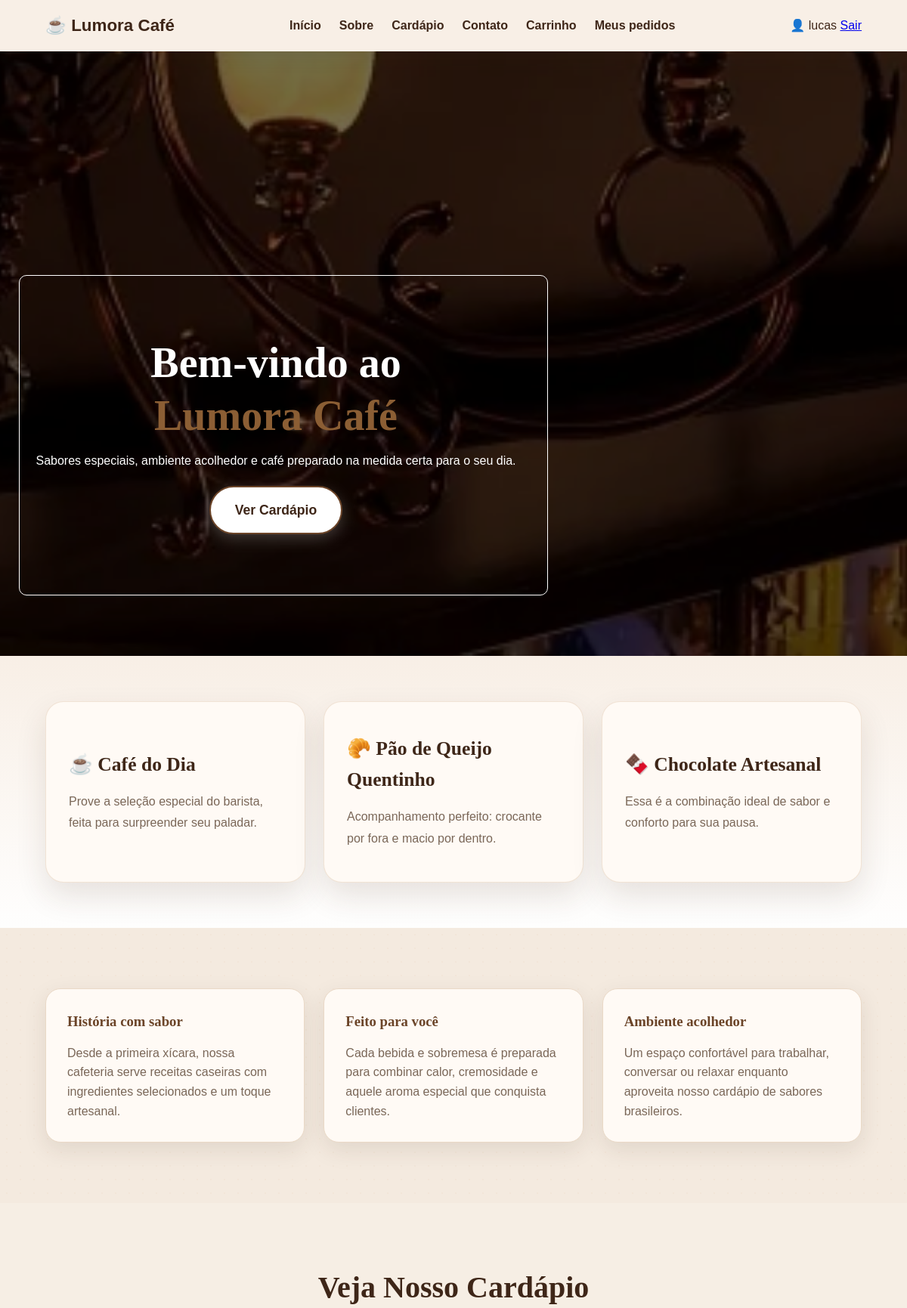
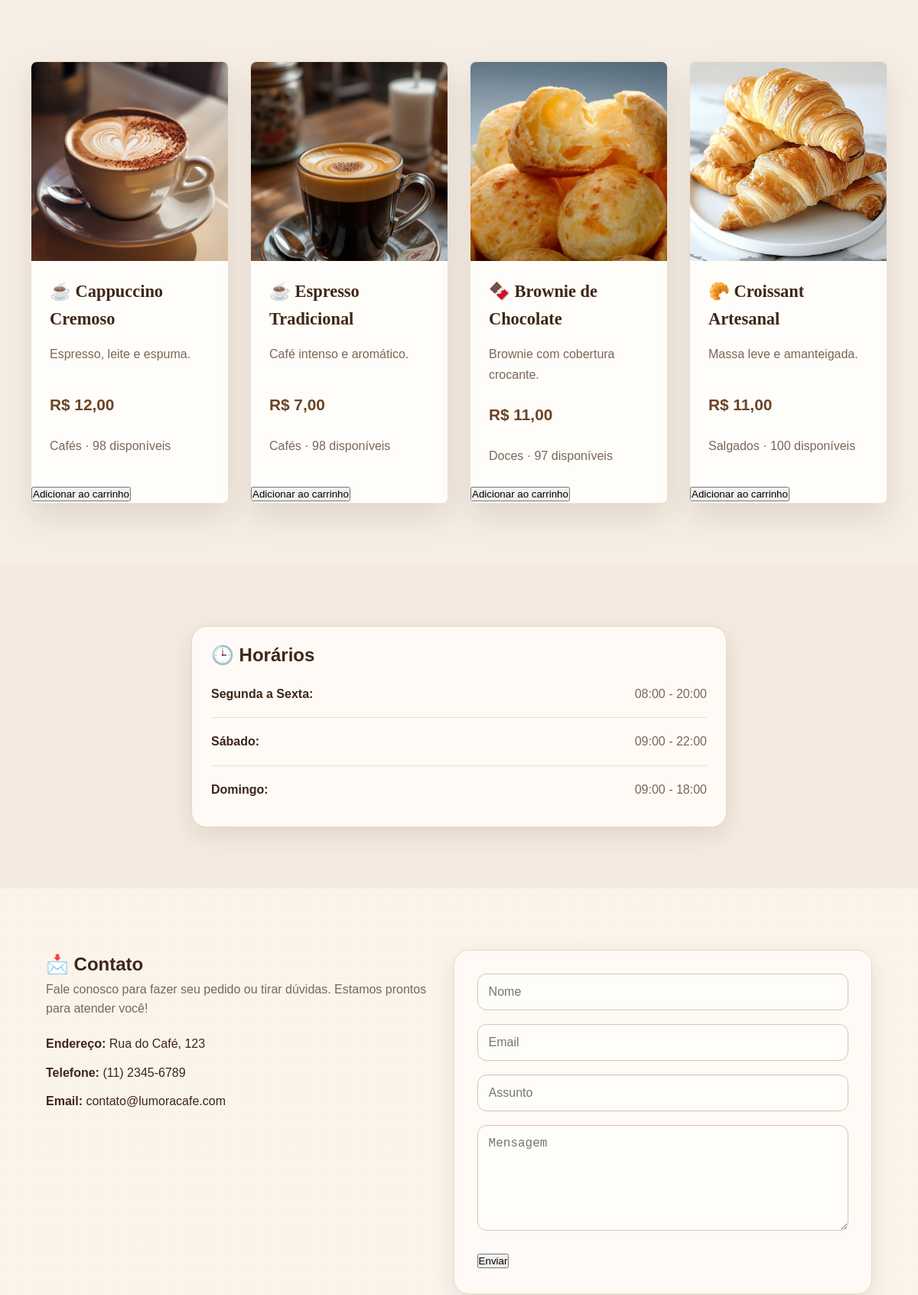
/ (signed in, upper part), run on the app's committed database (2 pictures, top to bottom).
### tables this page shows
CREATE TABLE `usuarios` (
  `id` int(11) NOT NULL,
  `nome` varchar(100) NOT NULL,
  `email` varchar(150) NOT NULL,
  `senha` varchar(255) NOT NULL,
  `role` enum('user','admin') NOT NULL DEFAULT 'user',
  `criado_em` timestamp NOT NULL DEFAULT current_timestamp()
);

CREATE TABLE `produtos` (
  `id` int(11) NOT NULL,
  `nome` varchar(150) NOT NULL,
  `descricao` text DEFAULT NULL,
  `preco` decimal(10,2) NOT NULL,
  `imagem` varchar(255) DEFAULT NULL,
  `icone` varchar(10) DEFAULT NULL,
  `estoque` int(11) NOT NULL DEFAULT 0,
  `categoria` varchar(60) NOT NULL DEFAULT 'Cafés',
  `ativo` tinyint(1) NOT NULL DEFAULT 1,
  `criado_em` timestamp NOT NULL DEFAULT current_timestamp()
);

### bootstrap.php (called while the page is built, shortened)
<?php
function h($value): string { return htmlspecialchars((string)$value, ENT_QUOTES | ENT_SUBSTITUTE, 'UTF-8'); }
function current_user(mysqli $conn): ?array {
    $id = (int)($_SESSION['user_id'] ?? 0);
    $stmt = $conn->prepare('SELECT id, nome, email, role FROM usuarios WHERE id = ?');
    $stmt->bind_param('i', $id); $stmt->execute();
    return $stmt->get_result()->fetch_assoc() ?: null;
}
function require_user(mysqli $conn): array {
    $user = current_user($conn);
    return $user;
}
function money($amount): string { return 'R$ ' . number_format((float)$amount, 2, ',', '.'); }

### index.php (the view, shortened to what this page needs)
<?php
require_once __DIR__ . '/bootstrap.php';
$user = require_user($conn);
$usuario = $user['nome'] ?: $user['email'];
$cardapio = $conn->query('SELECT * FROM produtos WHERE ativo = 1 ORDER BY categoria, nome')->fetch_all(MYSQLI_ASSOC);
$horarios = ['Segunda a Sexta' => '08:00 - 20:00', 'Sábado' => '09:00 - 22:00', 'Domingo' => '09:00 - 18:00'];
?>
<!DOCTYPE html>
<html lang="pt-BR">
<head>
    <link rel="stylesheet" href="assets/css/styles.css?v=20261011">
    <link
        rel="stylesheet"
        href="https://cdn.jsdelivr.net/npm/swiper@12/swiper-bundle.min.css" />
</head>
<body>
    <header class="topo">
        <div class="container navbar">
            <a href="#inicio" class="logo">
                ☕ Lumora Café
            </a>
            <nav>
                <ul class="menu">
                    <li><a href="#inicio">Início</a></li>
                    <li><a href="#sobre">Sobre</a></li>
                    <li><a href="#cardapio">Cardápio</a></li>
                    <li><a href="#contato">Contato</a></li>
                    <li><a href="carrinho.php">Carrinho</a></li>
                    <li><a href="pedidos.php">Meus pedidos</a></li>
                </ul>
            </nav>
            <div>
                👤 <?= htmlspecialchars($usuario) ?>
                <a href="logout.php" class="btn-logout">Sair</a>
            </div>
        </div>
    </header>
    <section id="inicio" class="welcome">
        <div class="welcome-box">
            <h2>Bem-vindo ao <span>Lumora Café</span></h2>
            <p>Sabores especiais, ambiente acolhedor e café preparado na medida certa para o seu dia.</p>
            <a href="#cardapio" class="btn-welcome">Ver Cardápio</a>
        </div>
    </section>
    <section id="destaques">
        <div class="grid">
            <div class="card">
                <h3>☕ Café do Dia</h3>
                <p>Prove a seleção especial do barista, feita para surpreender seu paladar.</p>
            </div>
            <div class="card">
                <h3>🥐 Pão de Queijo Quentinho</h3>
                <p>Acompanhamento perfeito: crocante por fora e macio por dentro.</p>
            </div>
            <div class="card">
                <h3>🍫 Chocolate Artesanal</h3>
                <p>Essa é a combinação ideal de sabor e conforto para sua pausa.</p>
            </div>
        </div>
    </section>
    <section class="sobre" id="sobre">
        <div class="container sobre-grid">
            <div class="sobre-card">
                <h3>História com sabor</h3>
                <p>Desde a primeira xícara, nossa cafeteria serve receitas caseiras com ingredientes selecionados e um toque artesanal.</p>
            </div>
            <div class="sobre-card">
                <h3>Feito para você</h3>
                <p>Cada bebida e sobremesa é preparada para combinar calor, cremosidade e aquele aroma especial que conquista clientes.</p>
            </div>
            <div class="sobre-card">
                <h3>Ambiente acolhedor</h3>
                <p>Um espaço confortável para trabalhar, conversar ou relaxar enquanto aproveita nosso cardápio de sabores brasileiros.</p>
            </div>
        </div>
    </section>
    <section id="cardapio">
        <h2>Veja Nosso Cardápio</h2>
        <div class="grid">
            <?php foreach ($cardapio as $item): ?>
                <div class="card">
                    <?php if (!empty($item['imagem'])): ?><img class="img-cafe" src="<?= h($item['imagem']) ?>" alt="<?= h($item['nome']) ?>"><?php endif; ?>
                    <h3><?= h($item['icone'] ?? '') ?> <?= h($item['nome']) ?></h3>
                    <p><?= h($item['descricao'] ?? '') ?></p>
                    <b><?= money($item['preco']) ?></b>
                    <p><?= h($item['categoria']) ?> · <?= (int)$item['estoque'] > 0 ? (int)$item['estoque'] . ' disponíveis' : 'Esgotado' ?></p>
                    <?php if ((int)$item['estoque'] > 0): ?><form method="post" action="carrinho.php"><button type="submit">Adicionar ao carrinho</button></form><?php endif; ?>
                </div>
            <?php endforeach; ?>
        </div>
    </section>
    <section class="horarios">
        <div class="container horarios-box">
            <h2>🕒 Horários</h2>
            <?php foreach ($horarios as $dia => $hora): ?>
                <div class="linha-horario">
                    <strong><?= $dia ?>:</strong>
                    <span><?= $hora ?></span>
                </div>
            <?php endforeach; ?>
        </div>
    </section>
    <section id="contato" class="contato">
        <div class="container contato-grid">
            <div class="contato-info">
                <h2>📩 Contato</h2>
                <p>Fale conosco para fazer seu pedido ou tirar dúvidas. Estamos prontos para atender você!</p>
                <ul class="lista-contato">
                    <li><strong>Endereço:</strong> Rua do Café, 123</li>
                    <li><strong>Telefone:</strong> (11) 2345-6789</li>
                    <li><strong>Email:</strong> contato@lumoracafe.com</li>
                </ul>
            </div>
            <div class="form-box">
                <form method="POST">
                    <div class="campo">
                        <input name="nome" placeholder="Nome" required>
                    </div>
                    <div class="campo">
                        <input name="email" placeholder="Email" type="email" required>
                    </div>
                    <div class="campo">
                        <input name="assunto" placeholder="Assunto" required>
                    </div>
                    <div class="campo">
                        <textarea name="mensagem" placeholder="Mensagem" rows="6" required></textarea>
                    </div>
                    <button type="submit">Enviar</button>
                </form>
            </div>
        </div>
    </section>
</body>
</html>

### data on the page
usuarios: nome "lucas"
produtos: imagem (picture), icone "☕", nome "Cappuccino Cremoso", descricao "Espresso, leite e espuma.", preco "R$ 12,00", categoria "Cafés", estoque "98"
produtos: imagem (picture), icone "☕", nome "Espresso Tradicional", descricao "Café intenso e aromático.", preco "R$ 7,00", categoria "Cafés", estoque "98"
produtos: imagem (picture), icone "🍫", nome "Brownie de Chocolate", descricao "Brownie com cobertura crocante.", preco "R$ 11,00", categoria "Doces", estoque "97"
produtos: imagem (picture), icone "🥐", nome "Croissant Artesanal", descricao "Massa leve e amanteigada.", preco "R$ 11,00", categoria "Salgados", estoque "100"

### other printed values
$dia "Segunda a Sexta"
$hora "08:00 - 20:00"
$dia "Sábado"
$hora "09:00 - 22:00"
$dia "Domingo"
$hora "09:00 - 18:00"
